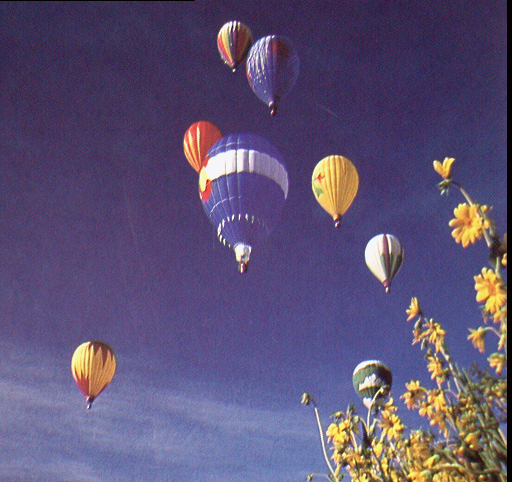
%> input picture ACP/ballon.tif, 512 x 482 px; the run also reads 2 pictures not shown here
$ octave Exercice4.m   (GNU Octave 9; MATLAB toolbox functions it lacks are replaced by stand-ins)
%> lines starting %> are read from the running program, lines starting %| are printed output that depends on the picture
clear variables;
close all;
clc;

I = im2double(imread('ballon.tif'));    % Conversion de l'image en matrice de doubles
[h w c] = size(I);  % Recuperation des informations de taille de l'image
%> h = 482; w = 512; c = 3
n = h*w;    % Calcul de la taille de l'image 'vectorisee'
%> n = 246784
I1 = I(:,:,1); I2 = I(:,:,2);I3 = I(:,:,3); % Recuperation des 3 cannaux de l'image (R,G,B)
%> after `I3 = I(:,:,3)`:
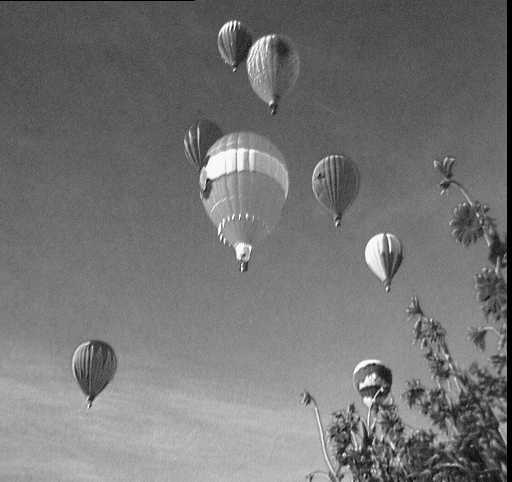
%> I3: size 482x512 double; min 0, max 1, mean 0.456
I1 = I1(:); I2 = I2(:); I3=I3(:);   % Vectorisation  des differentes images pour construction de la matrice Y

Y = [I1,I2,I3]; % Construction de la matrice Y necessaire à l'ACP
% -------------
% Partie ACP :
% -------------

X = Y - mean(Y);    % Matrice centree

% Matrice de covariance
M = 1/n*(X')*X;
%> M = [0.0293 0.0252 0.0107; 0.0252 0.0259 0.0148; 0.0107 0.0148 0.0209]

% Diagonalisation de la matrice
[P,D] = eig(M);
%> P = [0.593 0.476 0.649; -0.764 0.0783 0.641; 0.254 -0.876 0.41]; D = [0.00143 0 0; 0 0.0138 0; 0 0 0.0609]
lambda = sort(diag(D),'descend');   % Tri des valeurs propres dans le sens decroissant
%> lambda = [0.0609; 0.0138; 0.00143]
P = [ P(:,1),P(:,3),P(:,2)];    % Changement de la matrice P (probleme tri valeur propres --> reajustement necessaire)
%> P = [0.593 0.649 0.476; -0.764 0.641 0.0783; 0.254 0.41 -0.876]

% Affichage valeurs propres
figure()
hold on;
plot((1:size(lambda)),lambda)
for i = 1:length(lambda)
    text(i,lambda(i),num2str(lambda(i)))
end
title('Valeurs Propres')
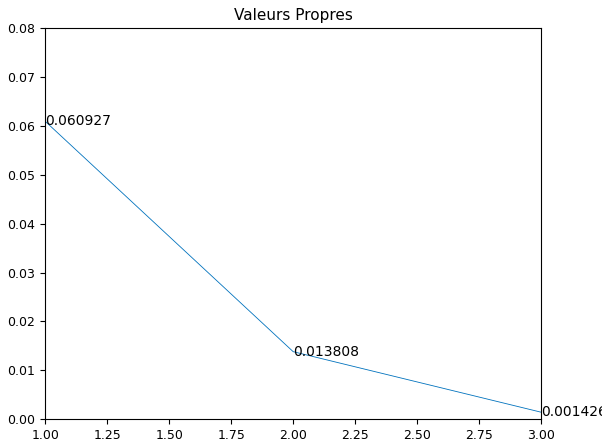
%> figure redrawn from the program's plot data

% Inertie
tau = 1/sum(lambda)*lambda;
%> tau = [0.8; 0.181; 0.0187]
tau1=tau(1);
%> tau1 = 0.8

figure()
pie(tau,{"Composante Principale 1 ("+num2str(tau(1))+")","CP 2 ("+num2str(tau(2))+")","CP 3 ("+num2str(tau(3))+")"})
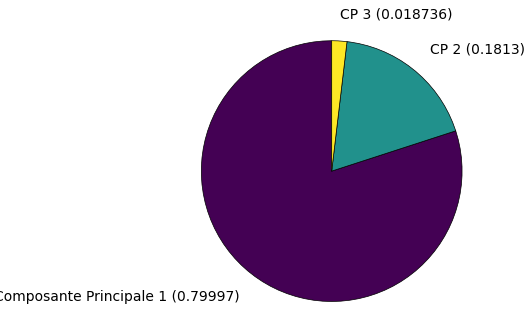
%> figure redrawn from the program's plot data

% Matrice des composantes principales
Xstar = X*P;

% [11 lines of commented-out code are left out]
Xstar1 = [Xstar(:,1),zeros(n,1),zeros(n,1)];    % Matrice avec seulement la premiere colonne de pleine
Xrec = Xstar1 * inv(P); % Calcul de la reconstruction
Irec = reshape(mean(Xrec,2),[h,w]);   % Pour obtenir le bon formatage de l'image niveau dimension en prenant la moyenne des 3 colonnes

figure()
subplot 121
imshow(rgb2gray(I),[])
subplot 122
imshow(Irec,[])
sgtitle('Par rapport à la 1ere composante principale')


figure()
subplot 221
imshow(rgb2gray(I),[])
subplot 222
imshow(Irec,[])
title('1ere composante principale')
subplot 223
imshow(reshape(mean([zeros(n,1),Xstar(:,2),zeros(n,1)]* inv(P),2),[h,w]),[])
title('2nde composante principale')
subplot 224
imshow(reshape(mean([zeros(n,1),zeros(n,1),Xstar(:,3)]* inv(P),2),[h,w]),[])
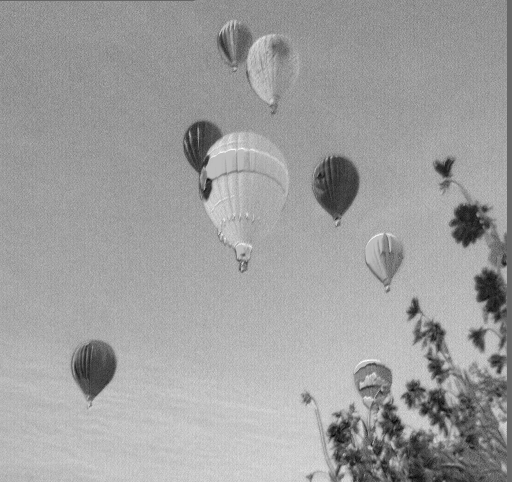
%> displayed picture: size 482x512, on the screen's scale of 0 to 255; min 0, max 255, mean 158.5
title('3eme composante principale')

%% Reconstruction image à partir de 6 images satellitaires
clear variables;
close all;
clc;

% Affichage des 6 images
i1 = im2double(imread('i1.tif'));
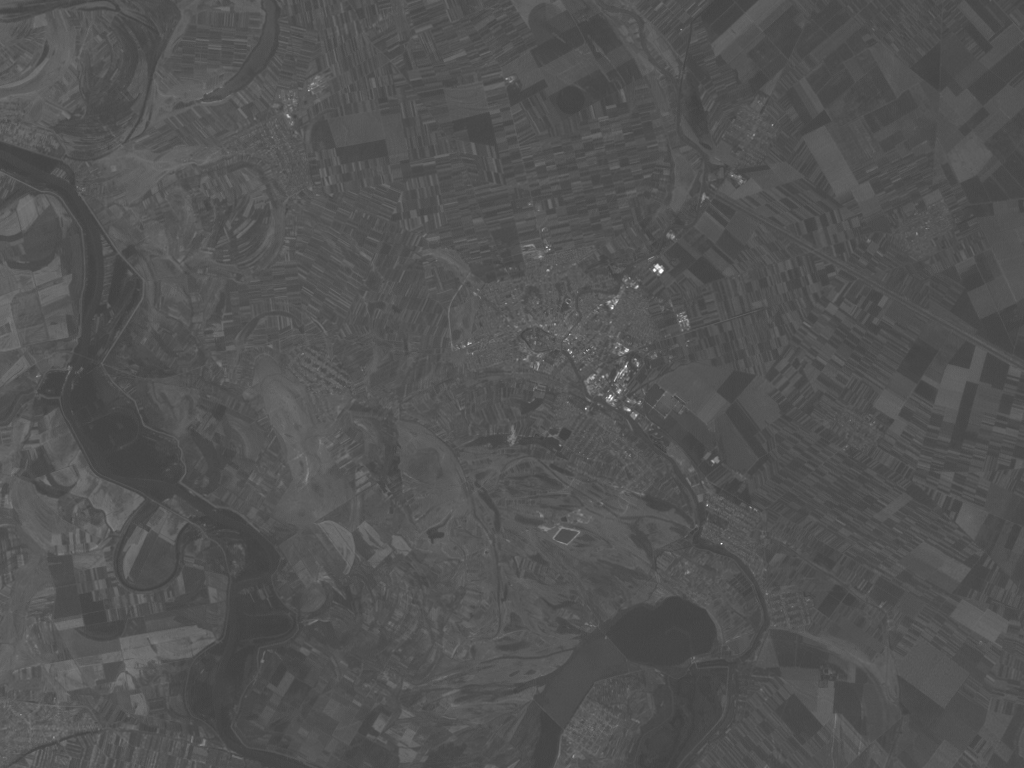
%> input picture ACP/i1.tif, 1024 x 768 px
%> i1: size 768x1024 double; min 0.247, max 1, mean 0.325
i2 = im2double(imread('i2.tif'));
%> i2: size 768x1024 double; min 0.161, max 1, mean 0.271
i3 = im2double(imread('i3.tif'));
%> i3: size 768x1024 double; min 0.118, max 1, mean 0.272
i4 = im2double(imread('i4.tif'));
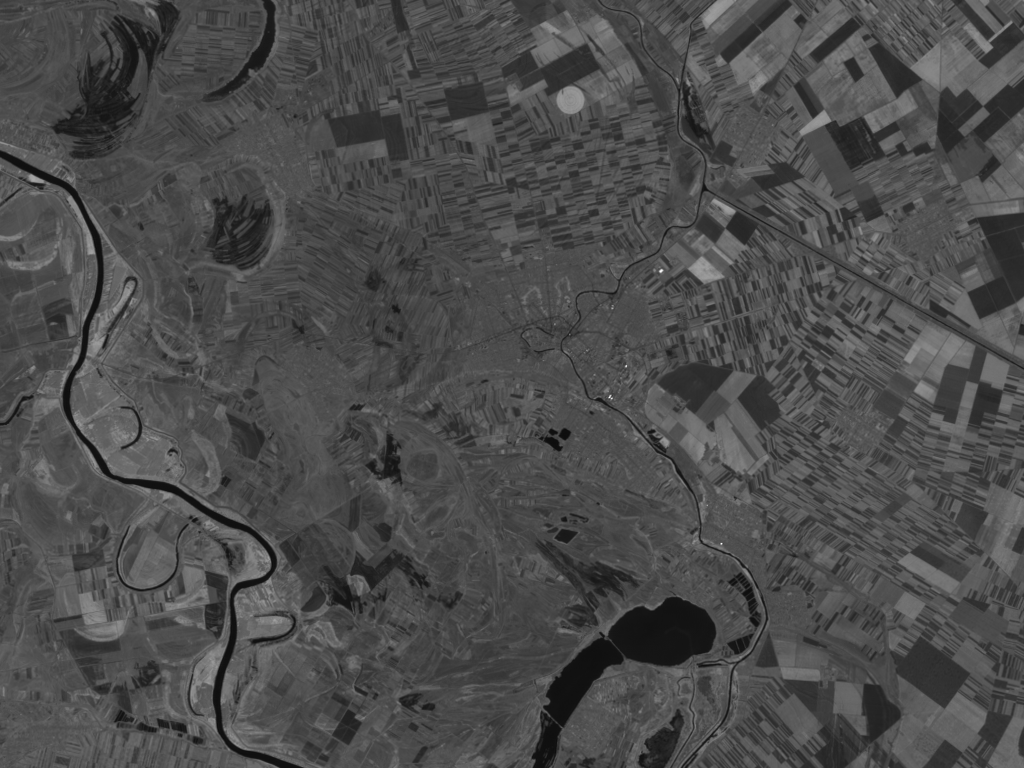
%> input picture ACP/i4.tif, 1024 x 768 px
%> i4: size 768x1024 double; min 0.0471, max 0.992, mean 0.297
i5 = im2double(imread('i5.tif'));
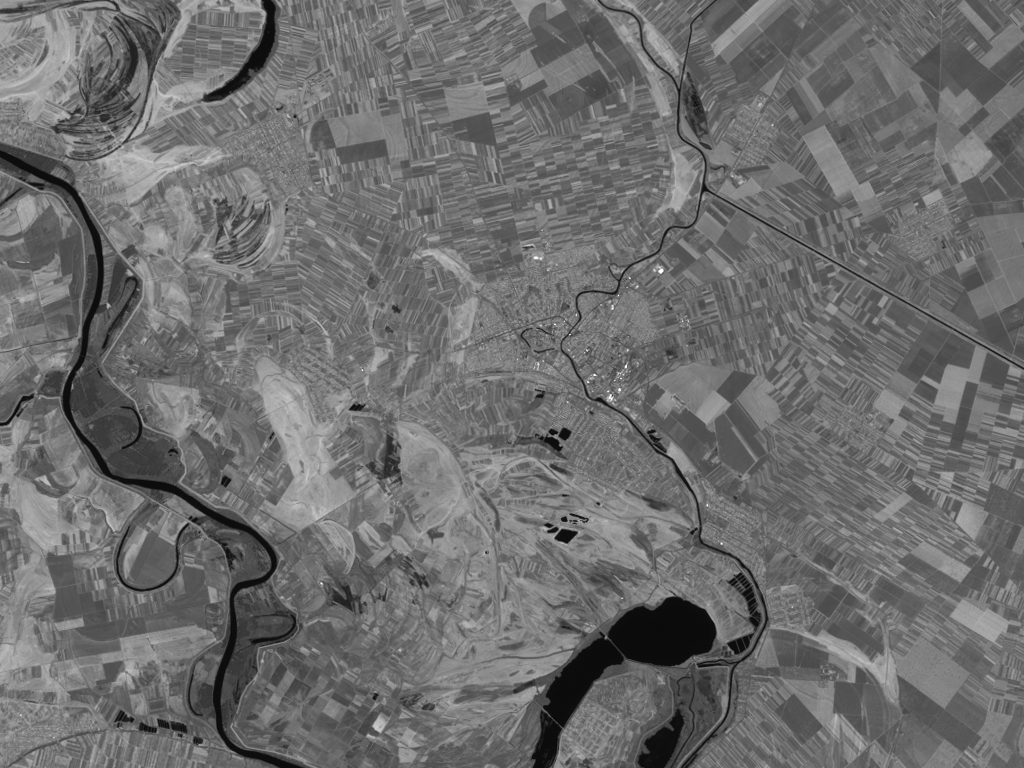
%> input picture ACP/i5.tif, 1024 x 768 px
%> i5: size 768x1024 double; min 0.0157, max 1, mean 0.428
%> (the run ends here)
